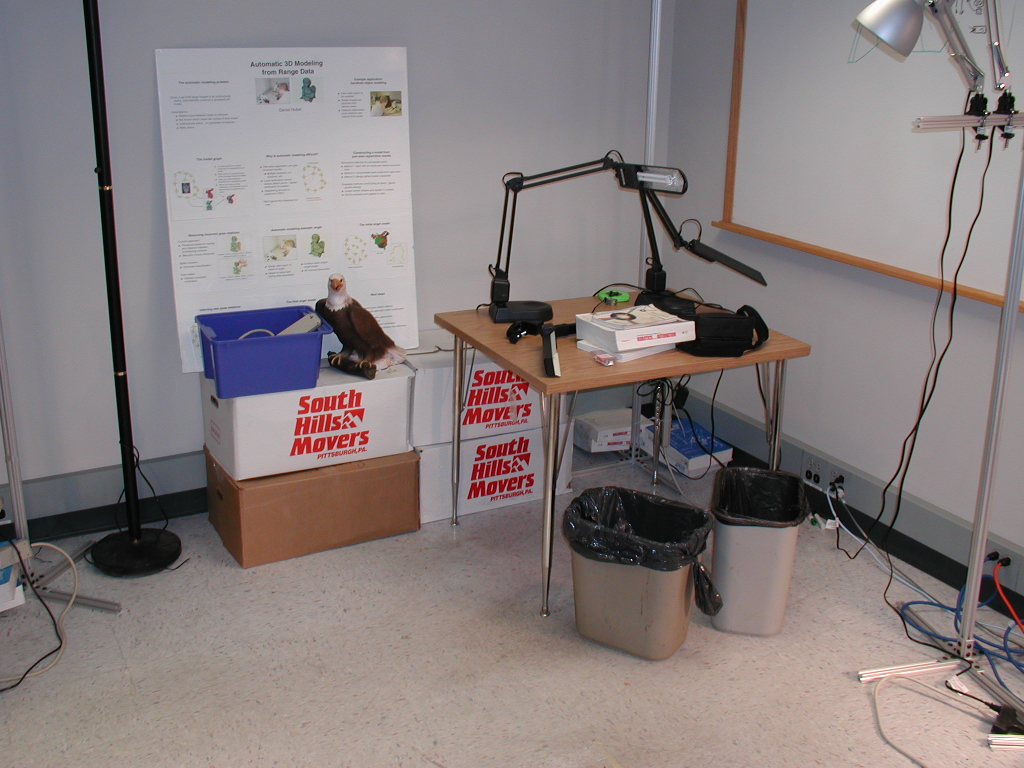
%> input picture lab3/src/cluttera2.jpg, 1024 x 768 px
$ octave Lab3.m   (GNU Octave 9; MATLAB toolbox functions it lacks are replaced by stand-ins)
%> lines starting %> are read from the running program, lines starting %| are printed output that depends on the picture
%% Lab 3: Hough Transform

close all;
clear all;

%% First we will read the image and find edges
% Read image
I = imread('cluttera2.jpg');
%> I is the input picture: size 768x1024x3 uint8; mean R, G, B 134.6, 125, 125.4

% The image is RGB and we need to convert to grayscale
I = rgb2gray(I);
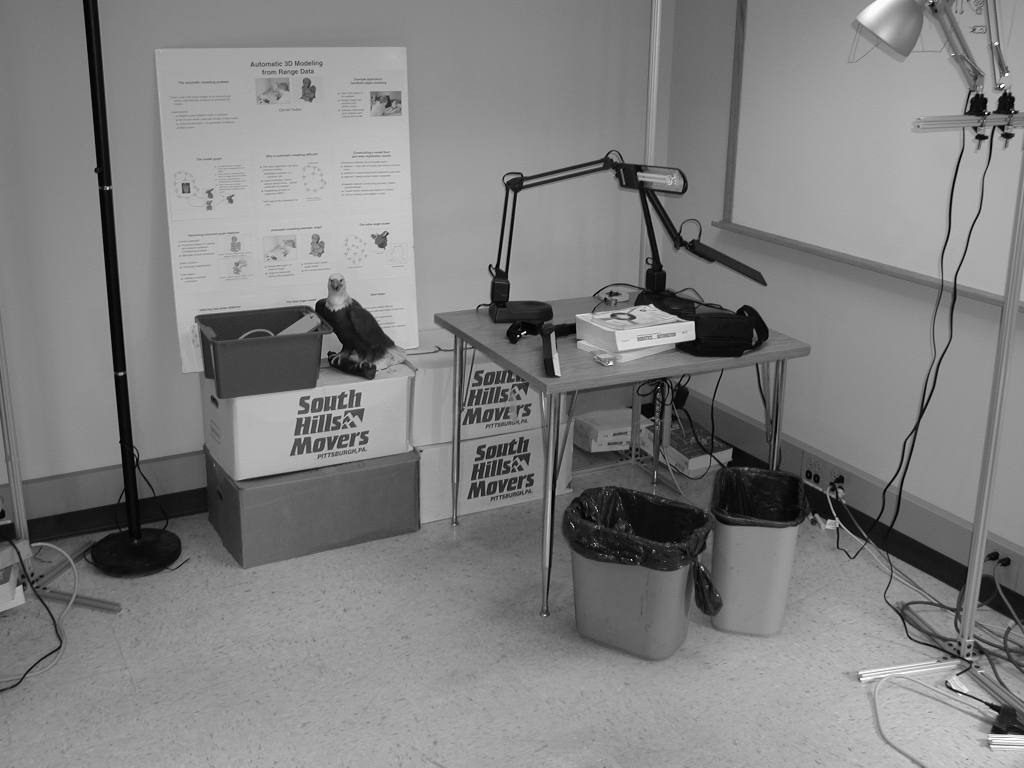
%> I: size 768x1024 uint8; min 0, max 255, mean 127.9

% Apply your favourite edge detector: Here I am using Built-in Canny
BW = edge(I,'canny');
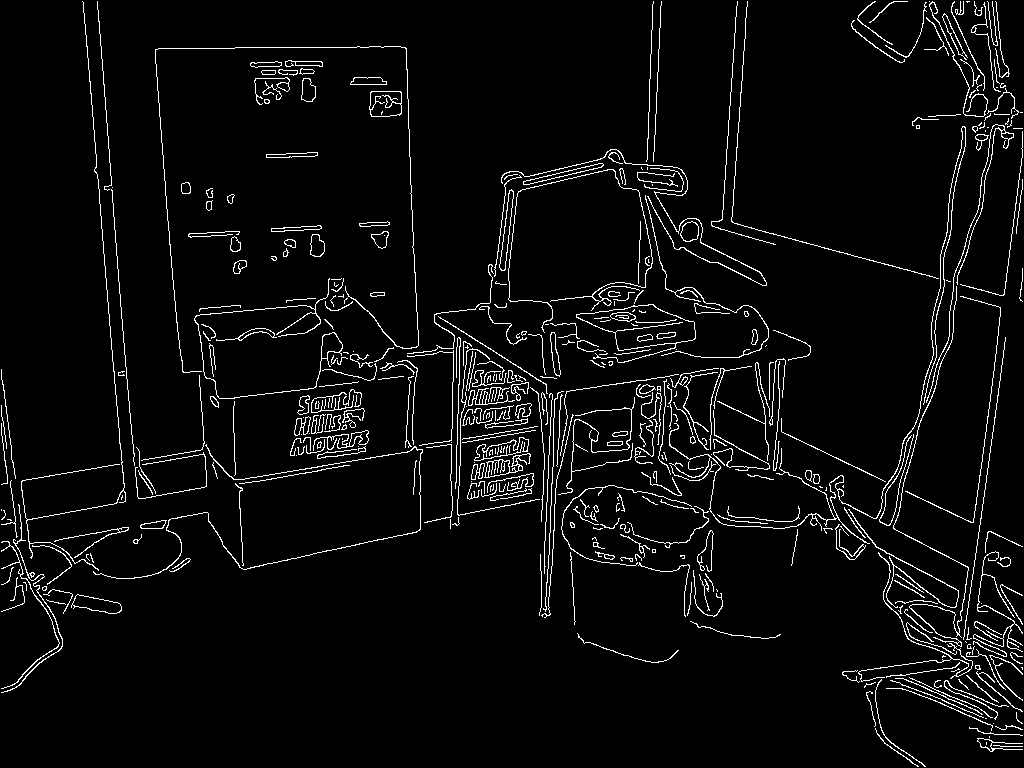
%> BW: size 768x1024 logical; 4.4% white in thin lines or dots

% Calculate the Hough Transform
[H,T,R] = hough(BW);
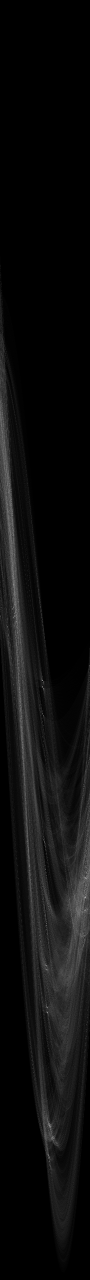
%> H: size 2559x180 double (shown at 1/2 size); min 0, max 260, mean 13.6; drawn with min black and max white
%> T = 180 values from -90 to 89; R = 2559 values from -1279 to 1279

% Show original image and the calculated edges
figure;
subplot(1,2,1)
imshow(I);
title('original');

subplot(1,2,2)
imshow(BW);
title('Edges');

%% Hough Transform: Will will use the the built in function
% Calculate Hough Peaks (number of votes per line as in Lecture
P  = houghpeaks(H,10,'threshold',ceil(0.3*max(H(:))));
%> P = [1361 86; 2323 99; 2025 95; 1795 171; 1254 16; 1757 171; 1684 89; 1932 93; 1215 28; 1244 33]
x = T(P(:,2));
%> x = [-5 8 4 80 -75 80 -2 2 -63 -58]
y = R(P(:,1));
%> y = [81 1043 745 515 -26 477 404 652 -65 -36]

% show the Hough Map and the identified peaks (features)
figure;
imshow(H,[],'XData',T,'YData',R,'InitialMagnification','fit');
xlabel('\theta'), ylabel('\rho');
axis on, axis normal, hold on;
title('Hough Transform');
plot(x,y,'s','color','red');
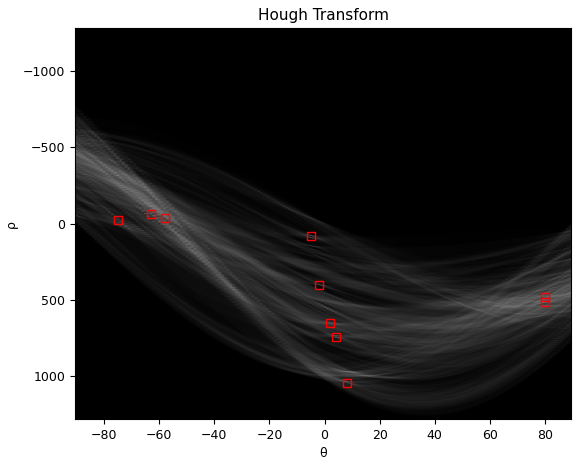
%> figure redrawn from the program's plot data

%% Now we will find the lines
% Find lines and plot them
lines = houghlines(BW,T,R,P,'FillGap',5,'MinLength',7);
%> lines = 55 lines; longest, point1 to point2 (x, y): (738, 225) to (1003, 296), (435, 315) to (547, 385), (102, 221) to (111, 334), (894, 529) to (968, 567), (121, 444) to (126, 502), (412, 186) to (413, 232)

figure;
imshow(I,[]);
hold on
max_len = 0;
for k = 1:length(lines)
    xy = [lines(k).point1; lines(k).point2];
    plot(xy(:,1),xy(:,2),'LineWidth',2,'Color','green');

    % plot beginnings and ends of lines
    plot(xy(1,1),xy(1,2),'x','LineWidth',2,'Color','yellow');
    plot(xy(2,1),xy(2,2),'x','LineWidth',2,'Color','red');

    % determine the endpoints of the longest line segment
    len = norm(lines(k).point1 - lines(k).point2);
    if ( len > max_len)
        max_len = len;
        xy_long = xy;
    end
end
%> this loop made 55 passes
%> (len, max_len, xy_long) on passes 1, 3, 27: (15.03, 15.03, [97 164; 98 179]), (113.4, 113.4, [102 221; 111 334]), (274.3, 274.3, [738 225; 1003 296])
%> (xy, len) on passes 2, 4, 5, 6, 7, 8: ([101 209; 101 216], 7), ([112 339; 112 346], 7), ([114 363; 115 380], 17.03), ([117 396; 120 437], 41.11), ([121 444; 126 502], 58.22), ([987 476; 987 483], 7)

% highlight the longest line segment
plot(xy_long(:,1),xy_long(:,2),'LineWidth',2,'Color','cyan');
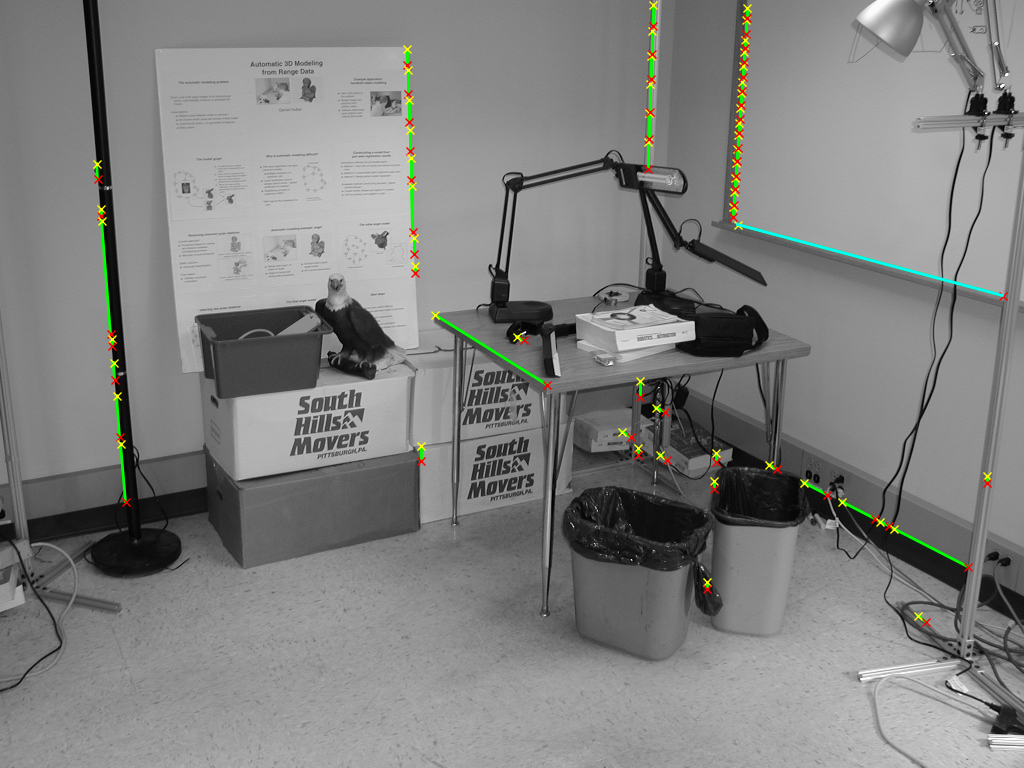
%> figure redrawn from the program's plot data

$ run again, with lab3/src/cluttera1.jpg copied over lab3/src/cluttera2.jpg
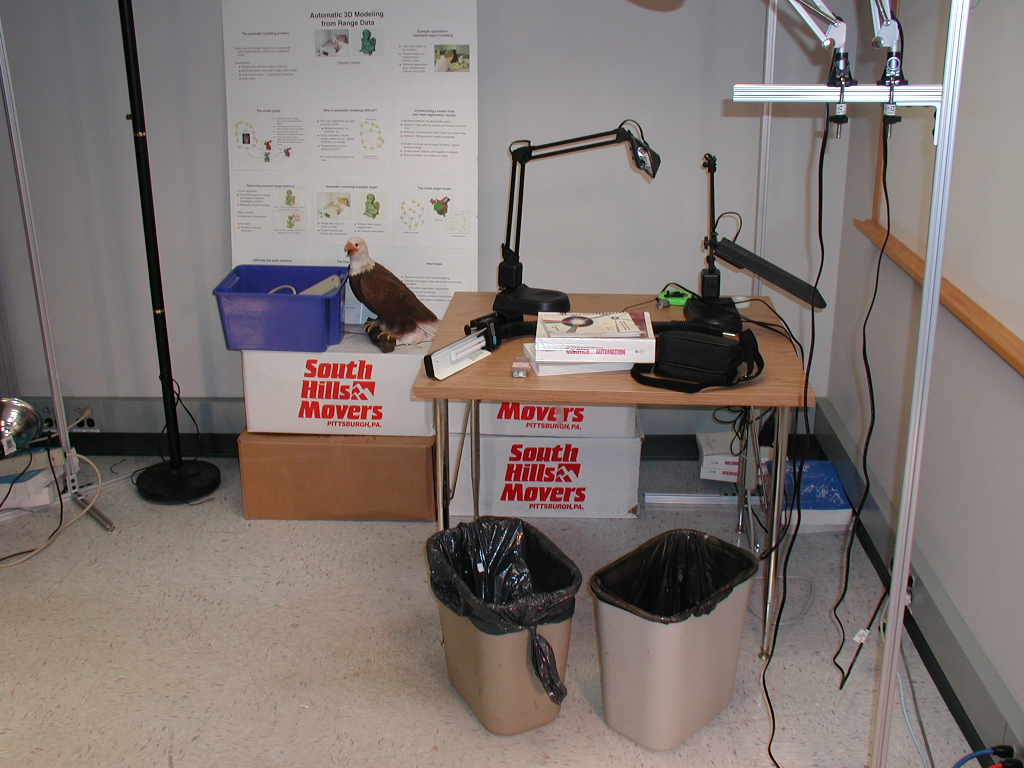
%> input picture lab3/src/cluttera1.jpg, 1024 x 768 px
%> I is the input picture: size 768x1024x3 uint8; mean R, G, B 128.1, 118, 115
%> I: size 768x1024 uint8
%> `BW = edge(I,'canny');`:
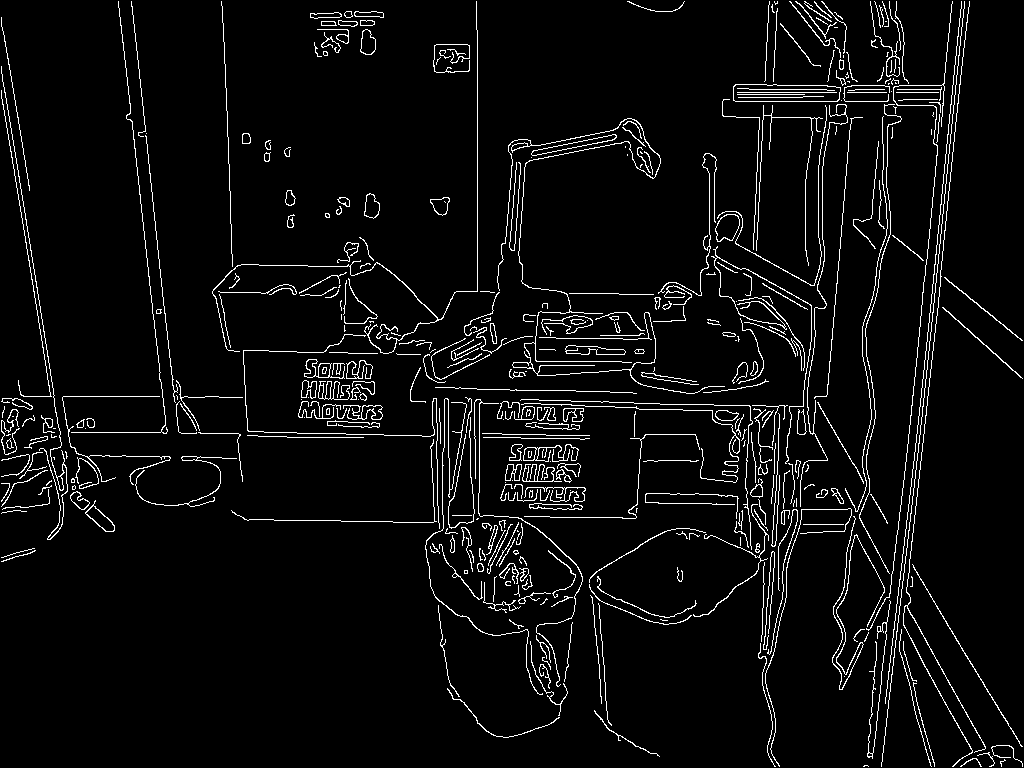
%> BW: size 768x1024 logical; 4.8% white in thin lines or dots
%> T = 180 values from -90 to 89; R = 2559 values from -1279 to 1279
%> P = [2237 97; 1757 91; 1271 82; 1411 85; 2138 96; 2048 94; 888 2; 1771 60; 852 2; 1188 1]
%> x = [6 0 -9 -6 5 3 -89 -31 -89 -90]
%> y = [957 477 -9 131 858 768 -392 491 -428 -92]
%> lines = 97 lines; longest, point1 to point2 (x, y): (12, 129) to (55, 402), (478, 31) to (478, 292), (904, 550) to (1022, 747), (734, 93) to (944, 93), (661, 405) to (766, 406), (164, 298) to (172, 375)
%> the loop `for k = 1:length(lines)` made 97 passes
%> (len, max_len, xy_long) on passes 1, 8, 26, 27: (8, 8, [891 684; 891 692]), (9, 9, [922 389; 922 398]), (261, 261, [478 31; 478 292]), (276.4, 276.4, [12 129; 55 402])
%> `plot(xy_long(:,1),xy_long(:,2),'LineWidth',2,'Color','cyan');`:
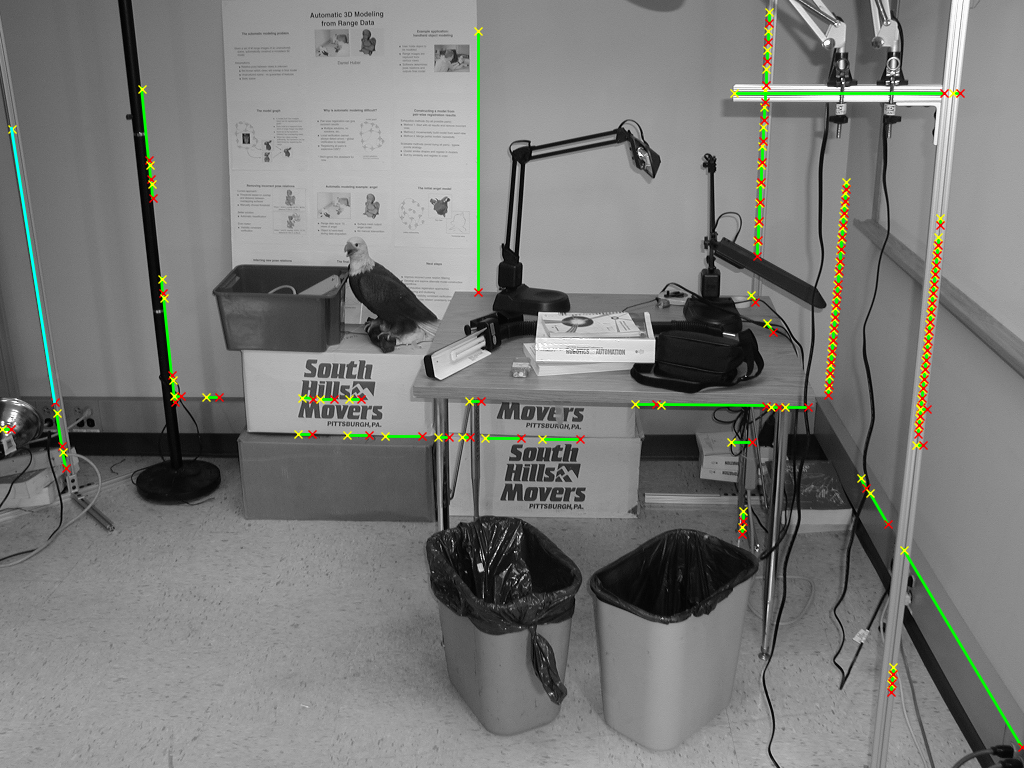
%> figure redrawn from the program's plot data
